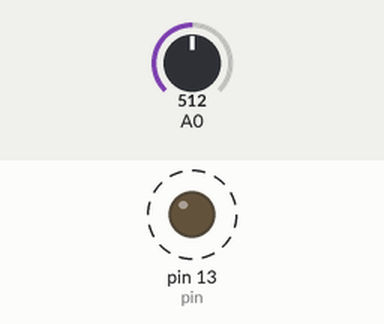
A sketch run on a simulated Arduino Uno, built with avr-gcc and run on an emulated ATmega328P. Parts: output pins drawn as LEDs (lit = HIGH). Dashed ring = blinking. The test bench sets the inputs (shaded band); at power-on: A0 = 512. What the sketch prints to the serial monitor is not drawn.

Above: at 0.1 s.
Timing chart, 0 to 3.0 s (numbered marks = the images above):
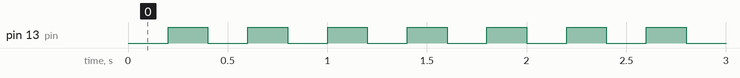

The sketch:

03_UsingTimerTwoEvents.ino
```cpp
#include "Timer.h"

Timer t;
int pin = 13;

void setup()
{
  Serial.begin(115200);
  pinMode(pin, OUTPUT);
  t.oscillate(pin, 200, LOW);
  t.every(1000, takeReading, NULL);
}

void loop()
{
  t.update();
}

void takeReading(void * data)
{
  Serial.println(analogRead(0));
}
```

Measured:
- by itself, pin 13 (pin): alternates HIGH for 0.20 s and LOW for 0.20 s
